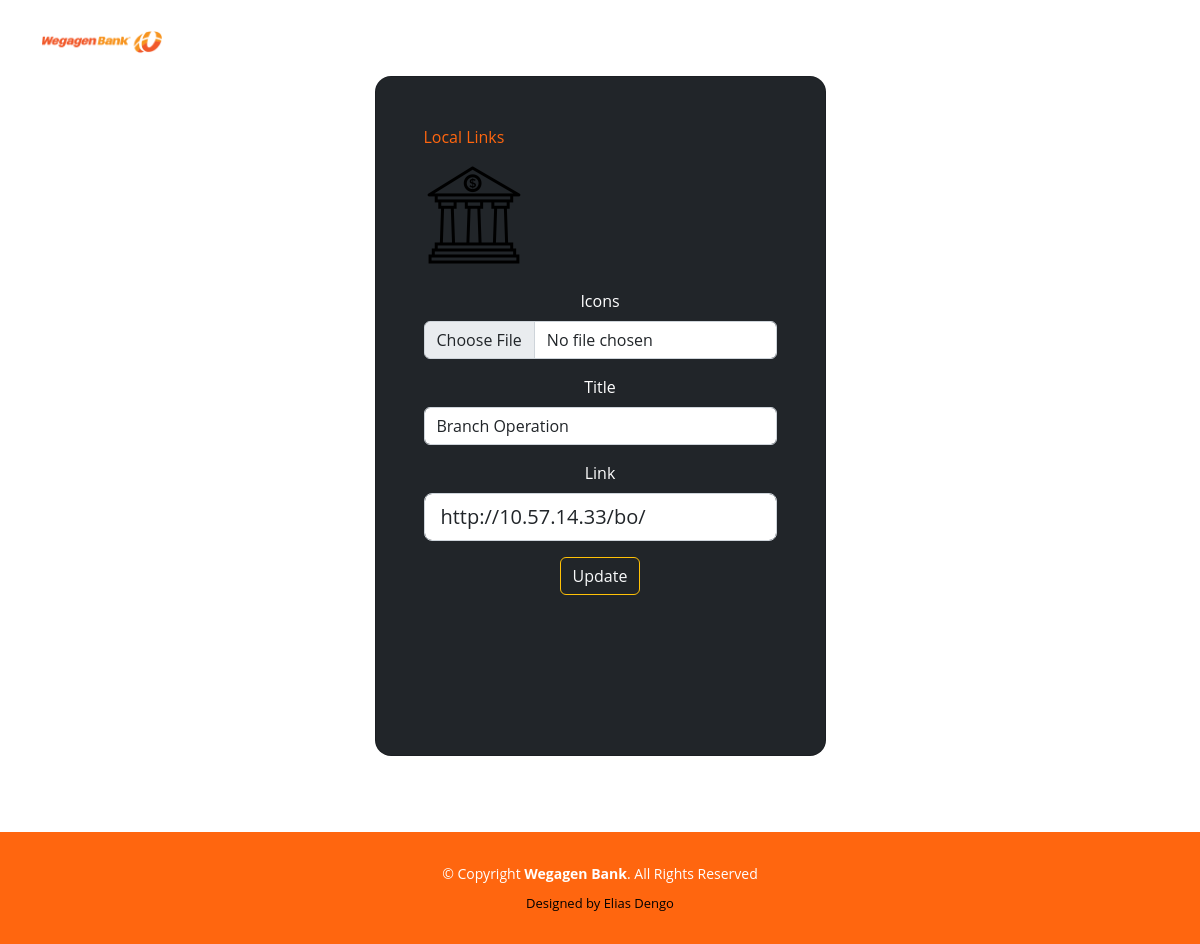
/admin/llinks.php?edit=1, run on the app's committed database.
### tables this page shows
CREATE TABLE `locallink` (
  `id` int(200) NOT NULL,
  `icon_dir` varchar(200) NOT NULL,
  `title` varchar(200) NOT NULL,
  `link` varchar(200) NOT NULL
);

### admin/llinks.php (the view, shortened to what this page needs)
<?php
require_once 'conn.php';
  $id=$_GET['edit'];
 $sql="select * from locallink where id=$id";
  $result=mysqli_query($conn,$sql);
   $row=mysqli_fetch_assoc($result);
   $title=$row['title'];
   $link=$row['link'];
?>
<!DOCTYPE html>
<html lang="en">
<head>
  <link href="../assets/vendor/aos/aos.css" rel="stylesheet">
  <link href="../assets/vendor/bootstrap/css/bootstrap.min.css" rel="stylesheet">
  <link href="../assets/vendor/bootstrap-icons/bootstrap-icons.css" rel="stylesheet">
  <link href="../assets/vendor/boxicons/css/boxicons.min.css" rel="stylesheet">
  <link href="../assets/vendor/glightbox/css/glightbox.min.css" rel="stylesheet">
  <link href="../assets/vendor/remixicon/remixicon.css" rel="stylesheet">
  <link href="../assets/vendor/swiper/swiper-bundle.min.css" rel="stylesheet">
  <link href="../assets/css/style.css" rel="stylesheet">
</head>
<body>
  <header id="header" class="fixed-top d-flex align-items-center header-transparent">
    <div class="container d-flex align-items-center justify-content-between">
      <div class="logo">
        <h1><a href="index.html"><img title="locallink" alt="Western Union" src="../assets/img/cropped-cropped-cropped-cropped-wegagen-bank-1.png" width="120px"/></a></h1>
      </div>
      <nav id="navbar" class="navbar">
        <ul>
          <li><a class="nav-link scrollto " id="llink" href="locallinks.html">Local Links</a></li>
          <li><a class="nav-link scrollto " id="rlink" href="remittancelinks.html">Remittance Links</a></li>
        </ul>
      </nav>
    </div>
  </header>
  <main id="main">
    <section class="vh-70 gradient-custom" id="loclink">
        <div class="container py-3 h-70">
          <div class="row d-flex justify-content-center align-items-center h-100">
            <div class="col-12 col-md-8 col-lg-6 col-xl-5">
              <div class="card bg-dark text-white" style="border-radius: 1rem;">
                <div class="card-body p-5 text-center">
                  <form action="#" method="post" enctype="multipart/form-data" >
                        <div class="input-group mb-3">
                            <label style="color:#ff660f;">Local Links</label>
                            </div>
                    <div class="input-group mb-3">
                      <img src="../assets/img/<?php echo $row['icon_dir'];?>" width="100px"/>
                      </div>
                  <div class="mb-md-5 mt-md-4 pb-5">
                    <div class="mb-3">
                        <label for="icon" class="form-label">Icons</label>
                        <input class="form-control" name="icon" type="file" value="../assets/img/<?php echo $row['icon_dir'];?>"  id="icon">
                      </div>
                      <div class="mb-3">
                      <label for="title" class="form-label">Title</label>
                      <input type="text" class="form-control" name="title" value="<?php echo $title; ?>" id="title" placeholder="name@example.com">
                    </div>
                    <div class="mb-3">
                        <label for="link" class="form-label">Link</label>
                        <input type="url" class="form-control form-control-lg" name="link" value="<?php echo  $link; ?>" id="link" placeholder="https://www.wegagen.com"/>
                      </div>
                      <div class="mb-3">
                        <input class="btn btn-warning  text-light bg-dark" type="submit" name="Update" value="Update">
                      </div>
                    </div>
                  </form>
                </div>
                </div>
              </div>
            </div>
          </div>
      </section>
  <footer id="footer">
    <div class="footer-top">
      <div class="container">
        <div class="row">
    <div class="container">
      <div class="copyright">
        &copy; Copyright <strong><span>Wegagen Bank</span></strong>. All Rights Reserved
      </div>
      <div class="credits">
        Designed by Elias Dengo
      </div>
    </div>
  </footer>
</body>
</html>

### assets/css/style.css (style rules this page uses)
body { font-family: "Open Sans", sans-serif; color: #444444; }
a { color: black; text-decoration: none; }
h1, h2, h4, h5, h6 { font-family: "Montserrat", sans-serif; }
#header { height: 80px; transition: all 0.5s; z-index: 997; transition: all 0.5s; background: #222; }
#header.header-transparent { background: transparent; }
#header .logo h1 { font-size: 28px; margin: 0; padding: 0; line-height: 1; font-weight: 700; }
#header .logo h1 a, #header .logo h1 a:hover { color: #fff; text-decoration: none; }
#header .logo img { padding: 0; margin: 0; max-height: 40px; }
.navbar { padding: 0; }
.navbar ul { margin: 0; padding: 0; display: flex; list-style: none; align-items: center; }
.navbar li { position: relative; }
.navbar a, .navbar a:focus { display: flex; align-items: center; justify-content: space-between; padding: 10px 0 10px 30px; font-size: 15px; font-weight: 500; font-family: "Poppins", sans-serif; color: rgba(255, 255, 255, 0.7); white-space: nowrap; transition: 0.3s; }
.navbar>ul>li>a:before { content: ""; position: absolute; width: 0; height: 2px; bottom: 3px; left: 30px; background-color: black; visibility: hidden; width: 0px; transition: all 0.3s ease-in-out 0s; }
section { padding: 60px 0; overflow: hidden; }
#footer { background: #ff660f; padding: 0 0 30px 0; color: #fff; font-size: 14px; }
#footer .copyright { border-top: 1px solid #ff660f; text-align: center; padding-top: 30px; }
#footer .credits { padding-top: 10px; text-align: center; font-size: 13px; color: black; }

### data on the page
locallink: icon_dir (picture), title "Branch Operation", link "http://10.57.14.33/bo/"
